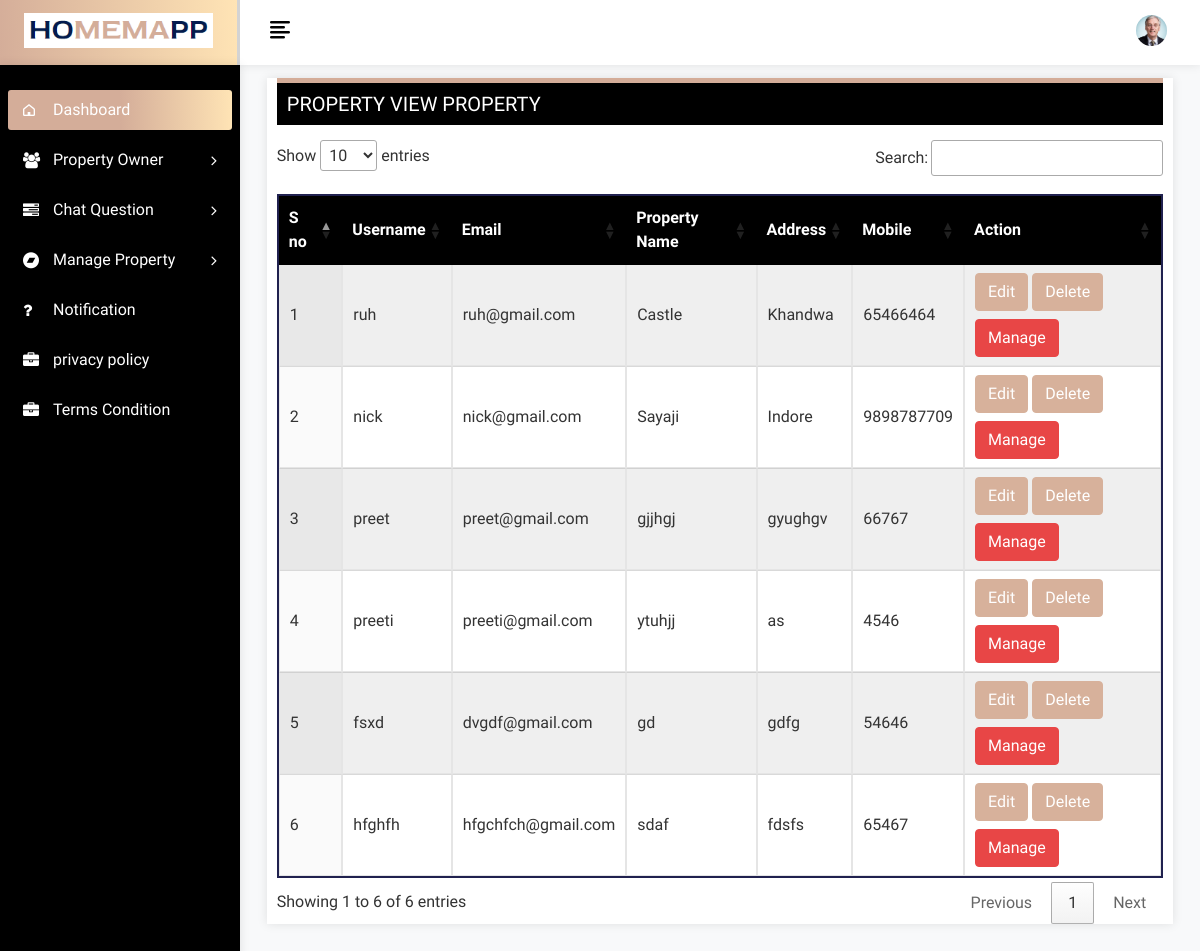
The app's page /view_manage_property (signed in) with its own data.
### app/models.py (models this page shows, shortened)
class PropertyOwner(models.Model):
    user = models.ForeignKey(User, on_delete=models.CASCADE)
    property_name = models.CharField(max_length=120)
    address = models.TextField()
    mobile = models.CharField(max_length=12 )

class User(AbstractBaseUser, PermissionsMixin):
    email = models.EmailField(unique=True, verbose_name='Email Address')
    username = models.CharField(max_length=256)
    is_active = models.BooleanField(default=True)
    is_staff = models.BooleanField(default=False)
    is_admin = models.BooleanField(default=False)
    is_superuser = models.BooleanField(default=False)
    SUPERADMIN = '1'
    USER = '2'
    Web_USER = '3'
    User_type=(
        ('Superadmin','SUPERADMIN'),
        ('User','USER'),
        ('Web_user','Web_USER'),
    )
    user_type_data = ((SUPERADMIN, "Superadmin"), (USER,"User"),(Web_USER,"Web_user"))
    user_type = models.CharField( choices=user_type_data, max_length=10,default='Superadmin')
    USERNAME_FIELD = 'email'
    REQUIRED_FIELDS = [ 'username']
    objects = UserManager()
    class Meta:
        db_table = 'user_profile'

### app/views.py (the view)
# urls.py: path('view_manage_property',views.view_manage_property,name='view_manage_property'),
@login_required(login_url='login')
def view_manage_property(request):
    property_owners = PropertyOwner.objects.all()
    return render(request,'Manage_view_Property.html', {'property_owners': property_owners})

### templates/Manage_view_Property.html (shortened to what this page needs)
{% extends 'base.html'%}
{% block content %}
            <div class="page-wrapper">
                <div class="content container-fluid">
					<div class="page-header">
						<div class="row">
							<div class="col-sm-12">
								<div class="card full-header">
									<div class="users">
										<h3 class="page-title">Property View Property </h3>
									</div>
									<div class="user-box">
								<div class="datatables">
                                    <table id="example" class="display" style="width:100%;    border: 2px solid #20214f;">
                                        <thead>
                                            <tr>
                                                <th>S no</th>
                                                <th>Username</th>
                                                <th>Email</th>
                                                 <th>Property Name</th>
												 <th>Address</th>
                                                <th>Mobile</th>
                                                 <th>Action</th>
                                            </tr>
                                        </thead>
                                        <tbody>
                                            <tr class="even">
												{% for owner in property_owners %}
                                                <td>{{forloop.counter}}</td>
                                                <td>{{owner.user.username}}</td>
                                                <td>{{owner.user.email}}</td>
                                                <td>{{owner.property_name}}</td>
                                                <td>{{owner.address}}</td>
                                                <td>{{owner.mobile}}</td>
                                                <td>
													<a class="edit-btn" href="{% url 'edit_property_owner' id=owner.id %}">
                                                 <button class="btn btn-primary">Edit</button></a>
												 <a class="edit-btn" href="{% url 'delete_property_owner' id=owner.id %}"><button class="btn btn-primary">Delete</button></a>
												 <a href="{% url 'manage_user_admin' %}?email={{owner.user.email}}&password={{owner.user.password}}" target="_blank"
												onclick="return confirm('Are you sure? You want to move to player admin.')">
													<button type="button" class="btn btn-danger">Manage</button>
												</a>
                                              </td>
                                            </tr>
                                             {% endfor %}
                                        </tbody>
                                        </table>
                                   </div>
									</div>
								</div>
							</div>
						</div>
					</div>
				</div>
			</div>
{% endblock%}

### records on screen
PropertyOwner: user.username "ruh", user.email "ruh@gmail.com", property_name "Castle", address "Khandwa", mobile "65466464"
PropertyOwner: user.username "nick", user.email "nick@gmail.com", property_name "Sayaji", address "Indore", mobile "9898787709"
PropertyOwner: user.username "preet", user.email "preet@gmail.com", property_name "gjjhgj", address "gyughgv", mobile "66767"
PropertyOwner: user.username "preeti", user.email "preeti@gmail.com", property_name "ytuhjj", address "as", mobile "4546"
PropertyOwner: user.username "fsxd", user.email "dvgdf@gmail.com", property_name "gd", address "gdfg", mobile "54646"
PropertyOwner: user.username "hfghfh", user.email "hfgchfch@gmail.com", property_name "sdaf", address "fdsfs", mobile "65467"
